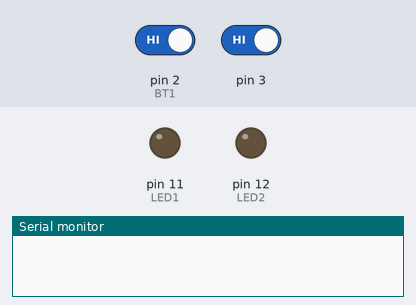
Bench run of a sketch on a simulated Arduino Uno, built with avr-gcc and run on an emulated ATmega328P. Parts: output pins drawn as LEDs (lit = HIGH), the last lines printed to the serial monitor. Dashed ring = blinking. The test bench sets the inputs (shaded band); at power-on: pin 2 (BT1) HIGH, pin 3 HIGH.

Above: at 1.2 s.
1.3 s: pin 2 (BT1) driven LOW
At 1.62 s:
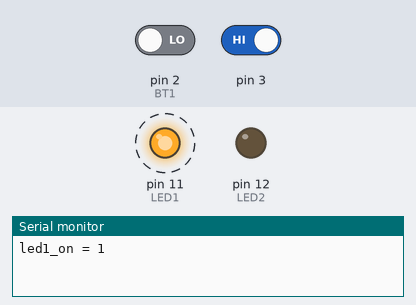
4.3 s: pin 3 driven LOW
At 4.62 s:
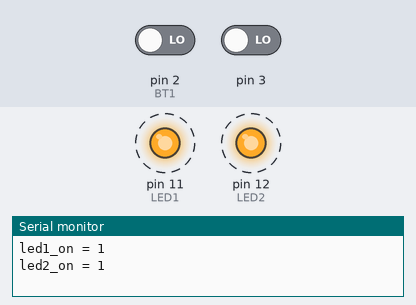
Timing chart, 0 to 13.3 s (numbered marks = the images above; inputs shaded):
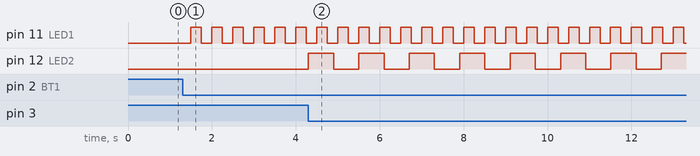

Measured:
- after the input at 1.3 s, pin 11 (LED1): alternates HIGH for 0.25 s and LOW for 0.25 s, starting after 0.20 s
- after the input at 4.3 s, pin 12 (LED2): alternates HIGH for 0.60 s and LOW for 0.60 s, starting at once

The sketch:

interrupts_hw07.ino
```cpp
#include <GyverTimers.h>
#define BT1 2
#define BT2 4
#define LED1 11
#define LED2 12
//флаги разрешения на запуск диодов
bool led1_on = 0;
bool led2_on = 0;

//счетчик для втрого светодиода
uint32_t cnt_2 = 0;

void setup() {
  // подключаем последовательный порт
  Serial.begin(9600);

  //подключение кнопок
  pinMode(BT1, INPUT);
  pinMode(BT2, INPUT);

  //подключение диодов
  pinMode(LED1, OUTPUT);
  pinMode(LED2, OUTPUT);

  //запускаем таймер 1
  Timer1.setFrequency(4);  // таймер для первого прерывания, частота 4 Гц
  Timer1.enableISR();

  //добавляем обработчики прерываний на кнопки
  attachInterrupt(0, bt1_interrupt, FALLING);
  attachInterrupt(1, bt2_interrupt, FALLING);
}

void loop() {
  //мигание диодом по программному таймеру
  if (led2_on && millis() - cnt_2 > 600) {
    cnt_2 = millis();
    digitalWrite(LED2, !digitalRead(LED2));
  }

}

//обработка прерывания по нажатию кнопки 1 с выводом статуса в терминал
void bt1_interrupt() {
  led1_on = !led1_on;
  Serial.println((String) "led1_on = " + led1_on);
};

//обработка прерывания по нажатию кнопки 2 с выводом статуса в терминал
void bt2_interrupt() {
  led2_on = !led2_on;
  Serial.println((String) "led2_on = " + led2_on);
};

//обработчик прерывания таймера
ISR(TIMER1_A) {
  //моргаем светодиодом, если флаг взведен
  if (led1_on) {
    digitalWrite(LED1, !digitalRead(LED1));
  }
}
```
